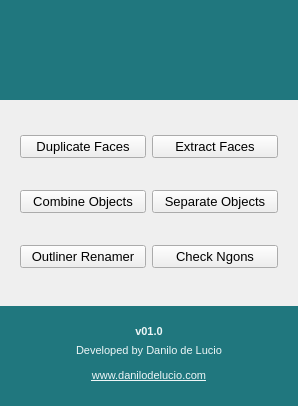
<?xml version="1.0" encoding="UTF-8"?>
<ui version="4.0">
 <class>dlmt_ui</class>
 <widget class="QWidget" name="dlmt_ui">
  <property name="geometry">
   <rect>
    <x>0</x>
    <y>0</y>
    <width>298</width>
    <height>406</height>
   </rect>
  </property>
  <property name="font">
   <font>
    <family>Segoe UI</family>
    <pointsize>10</pointsize>
   </font>
  </property>
  <property name="windowTitle">
   <string>DL Maya Toolkit</string>
  </property>
  <property name="windowIcon">
   <iconset>
    <normaloff>:/imgs/img/dlmt_icon.png</normaloff>:/imgs/img/dlmt_icon.png</iconset>
  </property>
  <layout class="QVBoxLayout" name="verticalLayout_2" stretch="0,0,0">
   <property name="spacing">
    <number>0</number>
   </property>
   <property name="leftMargin">
    <number>0</number>
   </property>
   <property name="topMargin">
    <number>0</number>
   </property>
   <property name="rightMargin">
    <number>0</number>
   </property>
   <property name="bottomMargin">
    <number>0</number>
   </property>
   <item>
    <widget class="QFrame" name="horizontalFrame">
     <property name="maximumSize">
      <size>
       <width>16777215</width>
       <height>100</height>
      </size>
     </property>
     <property name="styleSheet">
      <string notr="true">background-color: rgb(32, 119, 126);</string>
     </property>
     <layout class="QHBoxLayout" name="horizontalLayout">
      <item>
       <widget class="QLabel" name="label_logo">
        <property name="minimumSize">
         <size>
          <width>0</width>
          <height>0</height>
         </size>
        </property>
        <property name="maximumSize">
         <size>
          <width>173</width>
          <height>73</height>
         </size>
        </property>
        <property name="font">
         <font>
          <family>Segoe UI</family>
          <pointsize>20</pointsize>
          <weight>75</weight>
          <bold>true</bold>
         </font>
        </property>
        <property name="text">
         <string/>
        </property>
        <property name="pixmap">
         <pixmap>:/imgs/img/dlmt_logo.png</pixmap>
        </property>
        <property name="scaledContents">
         <bool>true</bool>
        </property>
        <property name="alignment">
         <set>Qt::AlignCenter</set>
        </property>
       </widget>
      </item>
     </layout>
    </widget>
   </item>
   <item>
    <widget class="QFrame" name="frame_buttons">
     <property name="styleSheet">
      <string notr="true"/>
     </property>
     <layout class="QHBoxLayout" name="horizontalLayout_3">
      <property name="leftMargin">
       <number>20</number>
      </property>
      <property name="rightMargin">
       <number>20</number>
      </property>
      <item>
       <layout class="QVBoxLayout" name="verticalLayout">
        <item>
         <widget class="QPushButton" name="button_duplicateFaces">
          <property name="text">
           <string>Duplicate Faces</string>
          </property>
          <property name="flat">
           <bool>false</bool>
          </property>
         </widget>
        </item>
        <item>
         <widget class="QPushButton" name="button_combineObjects">
          <property name="text">
           <string>Combine Objects</string>
          </property>
         </widget>
        </item>
        <item>
         <widget class="QPushButton" name="button_outlineRenamer">
          <property name="text">
           <string>Outliner Renamer</string>
          </property>
         </widget>
        </item>
       </layout>
      </item>
      <item>
       <layout class="QVBoxLayout" name="verticalLayout_4">
        <item>
         <widget class="QPushButton" name="button_extractFaces">
          <property name="text">
           <string>Extract Faces</string>
          </property>
         </widget>
        </item>
        <item>
         <widget class="QPushButton" name="button_separateObjects">
          <property name="text">
           <string>Separate Objects</string>
          </property>
         </widget>
        </item>
        <item>
         <widget class="QPushButton" name="button_checkNgons">
          <property name="text">
           <string>Check Ngons</string>
          </property>
         </widget>
        </item>
       </layout>
      </item>
     </layout>
    </widget>
   </item>
   <item>
    <widget class="QFrame" name="verticalFrame_3">
     <property name="maximumSize">
      <size>
       <width>16777215</width>
       <height>100</height>
      </size>
     </property>
     <property name="layoutDirection">
      <enum>Qt::LeftToRight</enum>
     </property>
     <property name="styleSheet">
      <string notr="true">background-color: rgb(32, 119, 126);
color: rgb(238, 246, 247);</string>
     </property>
     <property name="frameShape">
      <enum>QFrame::NoFrame</enum>
     </property>
     <property name="frameShadow">
      <enum>QFrame::Plain</enum>
     </property>
     <property name="lineWidth">
      <number>1</number>
     </property>
     <layout class="QVBoxLayout" name="verticalLayout_5">
      <property name="spacing">
       <number>10</number>
      </property>
      <property name="leftMargin">
       <number>0</number>
      </property>
      <property name="topMargin">
       <number>10</number>
      </property>
      <property name="rightMargin">
       <number>0</number>
      </property>
      <property name="bottomMargin">
       <number>30</number>
      </property>
      <item alignment="Qt::AlignHCenter">
       <widget class="QLabel" name="label_3">
        <property name="minimumSize">
         <size>
          <width>50</width>
          <height>30</height>
         </size>
        </property>
        <property name="maximumSize">
         <size>
          <width>50</width>
          <height>25</height>
         </size>
        </property>
        <property name="font">
         <font>
          <family>Segoe UI</family>
          <pointsize>8</pointsize>
          <weight>75</weight>
          <bold>true</bold>
         </font>
        </property>
        <property name="text">
         <string>v01.0</string>
        </property>
        <property name="alignment">
         <set>Qt::AlignCenter</set>
        </property>
       </widget>
      </item>
      <item>
       <widget class="QLabel" name="label_2">
        <property name="minimumSize">
         <size>
          <width>0</width>
          <height>20</height>
         </size>
        </property>
        <property name="font">
         <font>
          <family>Segoe UI</family>
          <pointsize>8</pointsize>
         </font>
        </property>
        <property name="text">
         <string>Developed by Danilo de Lucio</string>
        </property>
        <property name="scaledContents">
         <bool>false</bool>
        </property>
        <property name="alignment">
         <set>Qt::AlignCenter</set>
        </property>
       </widget>
      </item>
      <item alignment="Qt::AlignHCenter">
       <widget class="QPushButton" name="button_website">
        <property name="minimumSize">
         <size>
          <width>250</width>
          <height>25</height>
         </size>
        </property>
        <property name="maximumSize">
         <size>
          <width>180</width>
          <height>16777215</height>
         </size>
        </property>
        <property name="font">
         <font>
          <family>Segoe UI</family>
          <pointsize>8</pointsize>
          <underline>true</underline>
         </font>
        </property>
        <property name="cursor">
         <cursorShape>PointingHandCursor</cursorShape>
        </property>
        <property name="layoutDirection">
         <enum>Qt::LeftToRight</enum>
        </property>
        <property name="text">
         <string>www.danilodelucio.com</string>
        </property>
        <property name="autoDefault">
         <bool>false</bool>
        </property>
        <property name="default">
         <bool>false</bool>
        </property>
        <property name="flat">
         <bool>true</bool>
        </property>
       </widget>
      </item>
     </layout>
    </widget>
   </item>
  </layout>
 </widget>
 <resources>
  <include location="../dlmt.qrc"/>
  <include location="../dlmt.qrc"/>
 </resources>
 <connections/>
</ui>
